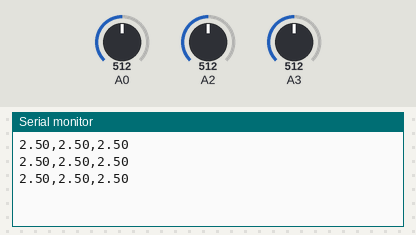
The sketch below on a simulated Arduino Uno, built with avr-gcc and run on an emulated ATmega328P. Parts: the last lines printed to the serial monitor. Inputs (shaded band) come from the test bench; at power-on: A0 = 512, A2 = 512, A3 = 512.

Above: at 1.3 s.
1.4 s: A0 set to 716
At 1.9 s:
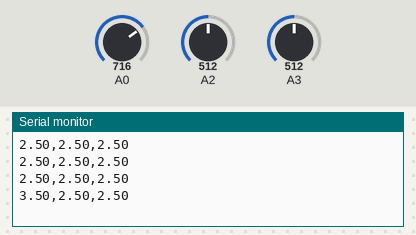
2.9 s: A2 set to 716
At 3.4 s:
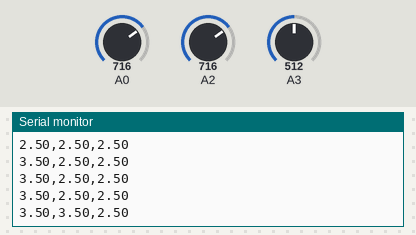
4.4 s: A3 set to 716
At 4.9 s:
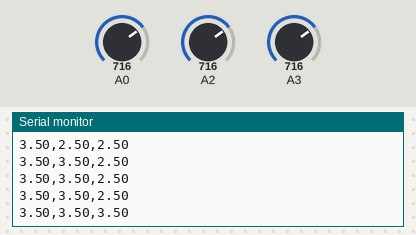
5.9 s: A0 set to 900
At 6.4 s:
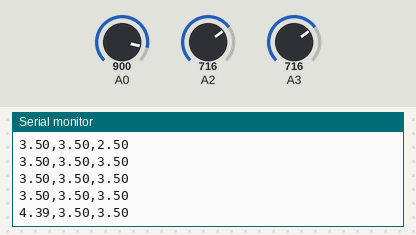
7.4 s: A2 set to 900
At 7.9 s:
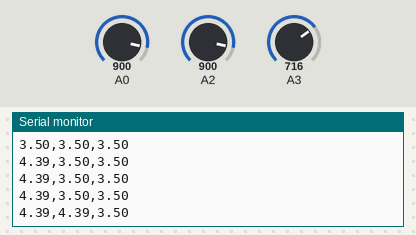
8.9 s: A3 set to 900
At 9.4 s:
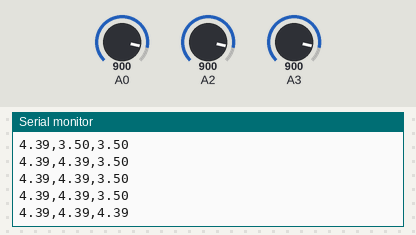
Timing chart, 0 to 11.4 s (numbered marks = the images above; inputs shaded):
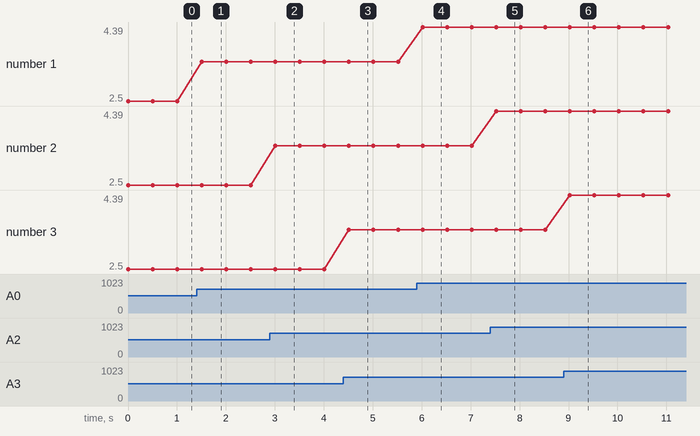

Measured:
- after the input at 1.4 s, the serial monitor: prints a new line after 0.11 s (image 1)
- after the input at 2.9 s, the serial monitor: prints a new line after 0.11 s (image 2)
- after the input at 4.4 s, the serial monitor: prints a new line after 0.11 s (image 3)
- after the input at 5.9 s, the serial monitor: prints a new line after 0.12 s (image 4)
- after the input at 7.4 s, the serial monitor: prints a new line after 0.12 s (image 5)
- after the input at 8.9 s, the serial monitor: prints a new line after 0.13 s (image 6)
- plotted number 1: 2.5 → 3.5 after the input at 1.4 s, 3.5 → 4.39 after the input at 5.9 s

The sketch:

curveTracingNo2.ino
```cpp
// (licence header left out)
void setup() {
  Serial.begin(9600);

}

void loop() {
  float bvc  = analogRead(A0);
  float bvb = analogRead(A2);
  float bvs = analogRead(A3);

  float vc = 5.0*bvc/1024.0;
  float vb = 5.0*bvb/1024.0;
  float vs = 5.0*bvs/1024.0;
  //Serial.println("============");

  Serial.print(vc);
  Serial.print(",");
  Serial.print(vb);
  Serial.print(",");
  Serial.println(vs);
  delay(500);
}
```
